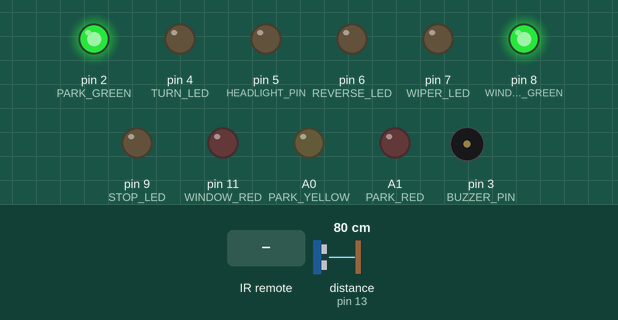
This sketch was run on a simulated Arduino Uno, built with avr-gcc and run on an emulated ATmega328P. Parts: output pins drawn as LEDs (lit = HIGH), buzzer (waves = sounding, pin HIGH). Wiring (inferred from the names in the program): ultrasonic range finder: trigger pin 12; echo pin 13. Dashed ring = blinking. Inputs (shaded band) come from the test bench; at power-on: distance to the obstacle (sensor on pin 13) 80 cm. The echo pulse lasts 58.3 µs per cm; pins used as bus, display or sensor lines are not drawn.

Above: at 1.2 s.
1.3 s: infrared code 0x12 received
At 1.55 s:
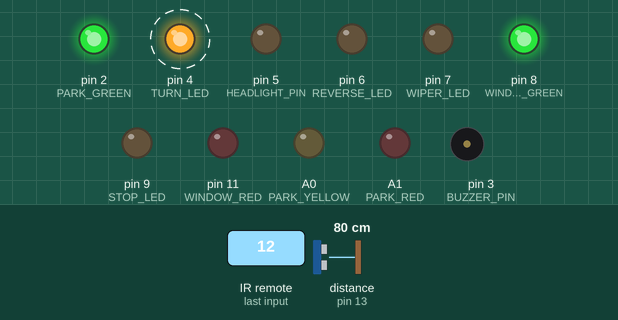
4.3 s: distance to the obstacle (sensor on pin 13) set to 32 cm
7.3 s: distance to the obstacle (sensor on pin 13) set to 28 cm
At 7.7 s:
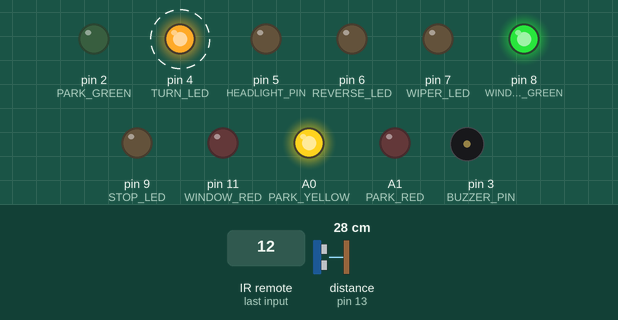
10.3 s: infrared code 0x10 received
At 10.7 s:
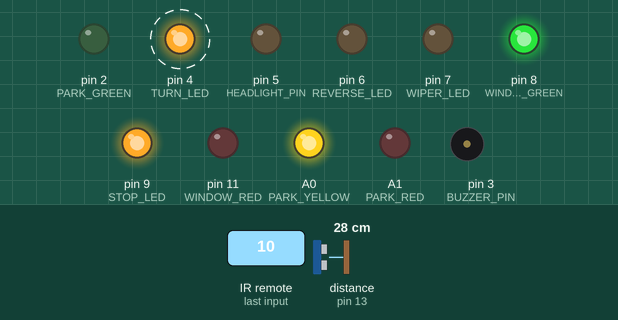
13.3 s: infrared code 0x11 received
At 13.7 s:
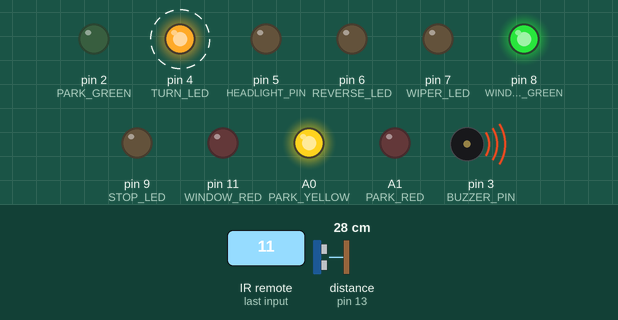
16.3 s: infrared code 0x14 received
At 16.7 s:
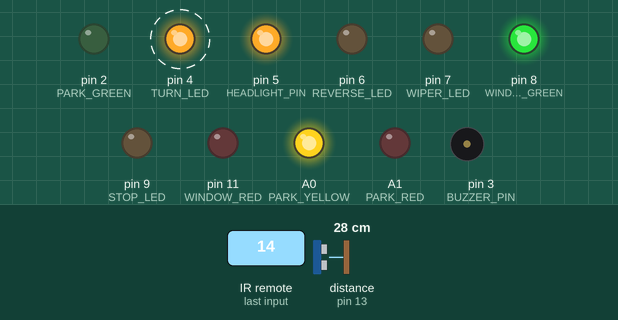
Timing chart, 0 to 20.3 s (numbered marks = the images above; inputs shaded):
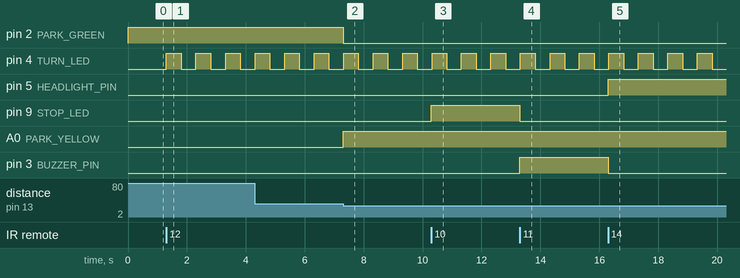

Measured:
- the behaviour switches between 31 and 30 cm on distance to the obstacle (sensor on pin 13) (found by bisection; images 1 and 2)
- after the input at 1.3 s, pin 4 (TURN_LED): alternates HIGH for 0.50 s and LOW for 0.50 s, starting at once
- after the input at 7.3 s, pin 2 (PARK_GREEN): HIGH → LOW at once; A0 (PARK_YELLOW): LOW → HIGH at once
- after the input at 10.3 s, pin 9 (STOP_LED): LOW → HIGH at once
- after the input at 13.3 s, pin 9 (STOP_LED): HIGH → LOW at once; pin 3 (BUZZER_PIN): LOW → HIGH at once
- after the input at 16.3 s, pin 5 (HEADLIGHT_PIN): LOW → HIGH at once; pin 3 (BUZZER_PIN): HIGH → LOW at once

The sketch:

car.ino
```cpp
#include <IRremote.h>

#define IR_RECEIVE_PIN 10
#define STOP_LED 9
#define BUZZER_PIN 3
#define TURN_LED 4
#define HEADLIGHT_PIN 5
#define REVERSE_LED 6
#define WIPER_LED 7
#define WINDOW_GREEN 8
#define WINDOW_RED 11
#define TRIG_PIN 12
#define ECHO_PIN 13
#define PARK_GREEN 2
#define PARK_YELLOW A0
#define PARK_RED A1

#define TURN_INTERVAL 500
#define WIPER_INTERVAL 200

bool turnOn = false;
bool turnLedState = false;
unsigned long previousMillisTurn = 0;

bool wipersOn = false;
bool wiperLedState = false;
unsigned long previousMillisWiper = 0;

bool headlightsOn = false;

void setup() {
  Serial.begin(9600);

  pinMode(STOP_LED, OUTPUT);
  pinMode(BUZZER_PIN, OUTPUT);
  pinMode(TURN_LED, OUTPUT);
  pinMode(HEADLIGHT_PIN, OUTPUT);
  pinMode(REVERSE_LED, OUTPUT);
  pinMode(WIPER_LED, OUTPUT);
  pinMode(WINDOW_GREEN, OUTPUT);
  pinMode(WINDOW_RED, OUTPUT);

  pinMode(TRIG_PIN, OUTPUT);
  pinMode(ECHO_PIN, INPUT);

  pinMode(PARK_GREEN, OUTPUT);
  pinMode(PARK_YELLOW, OUTPUT);
  pinMode(PARK_RED, OUTPUT);

  digitalWrite(WINDOW_GREEN, HIGH);
  digitalWrite(WINDOW_RED, LOW);

  IrReceiver.begin(IR_RECEIVE_PIN, ENABLE_LED_FEEDBACK);
}

void loop() {

  if (IrReceiver.decode()) {
    uint8_t command = IrReceiver.decodedIRData.command;

    if (command == 0x10) digitalWrite(STOP_LED, HIGH);
    else digitalWrite(STOP_LED, LOW);

    if (command == 0x11) digitalWrite(BUZZER_PIN, HIGH);
    else digitalWrite(BUZZER_PIN, LOW);

    if (command == 0x12) turnOn = !turnOn;

    if (command == 0x14) headlightsOn = !headlightsOn;

    if (command == 0x15) digitalWrite(REVERSE_LED, HIGH);
    else digitalWrite(REVERSE_LED, LOW);

    if (command == 0x16) wipersOn = !wipersOn;

    if (command == 0x18) {
      digitalWrite(WINDOW_GREEN, HIGH);
      digitalWrite(WINDOW_RED, LOW);
    }

    if (command == 0x19) {
      digitalWrite(WINDOW_GREEN, LOW);
      digitalWrite(WINDOW_RED, HIGH);
    }

    IrReceiver.resume();
  }

  if (turnOn) {
    unsigned long currentMillis = millis();
    if (currentMillis - previousMillisTurn >= TURN_INTERVAL) {
      previousMillisTurn = currentMillis;
      turnLedState = !turnLedState;
      digitalWrite(TURN_LED, turnLedState);
    }
  } else digitalWrite(TURN_LED, LOW);

  if (wipersOn) {
    unsigned long currentMillis = millis();
    if (currentMillis - previousMillisWiper >= WIPER_INTERVAL) {
      previousMillisWiper = currentMillis;
      wiperLedState = !wiperLedState;
      digitalWrite(WIPER_LED, wiperLedState);
    }
  } else digitalWrite(WIPER_LED, LOW);

  digitalWrite(HEADLIGHT_PIN, headlightsOn);

  updateParkingSensor();
}

void updateParkingSensor() {
  digitalWrite(TRIG_PIN, LOW);
  delayMicroseconds(2);
  digitalWrite(TRIG_PIN, HIGH);
  delayMicroseconds(10);
  digitalWrite(TRIG_PIN, LOW);

  long duration = pulseIn(ECHO_PIN, HIGH, 30000);
  if (duration == 0) {
    digitalWrite(PARK_GREEN, LOW);
    digitalWrite(PARK_YELLOW, LOW);
    digitalWrite(PARK_RED, LOW);
    return;
  }

  float distance = duration * 0.034 / 2.0;

  if (distance > 30) {
    digitalWrite(PARK_GREEN, HIGH);
    digitalWrite(PARK_YELLOW, LOW);
    digitalWrite(PARK_RED, LOW);
  }
  else if (distance > 15) {
    digitalWrite(PARK_GREEN, LOW);
    digitalWrite(PARK_YELLOW, HIGH);
    digitalWrite(PARK_RED, LOW);
  }
  else {
    digitalWrite(PARK_GREEN, LOW);
    digitalWrite(PARK_YELLOW, LOW);
    digitalWrite(PARK_RED, HIGH);
  }
}
```
